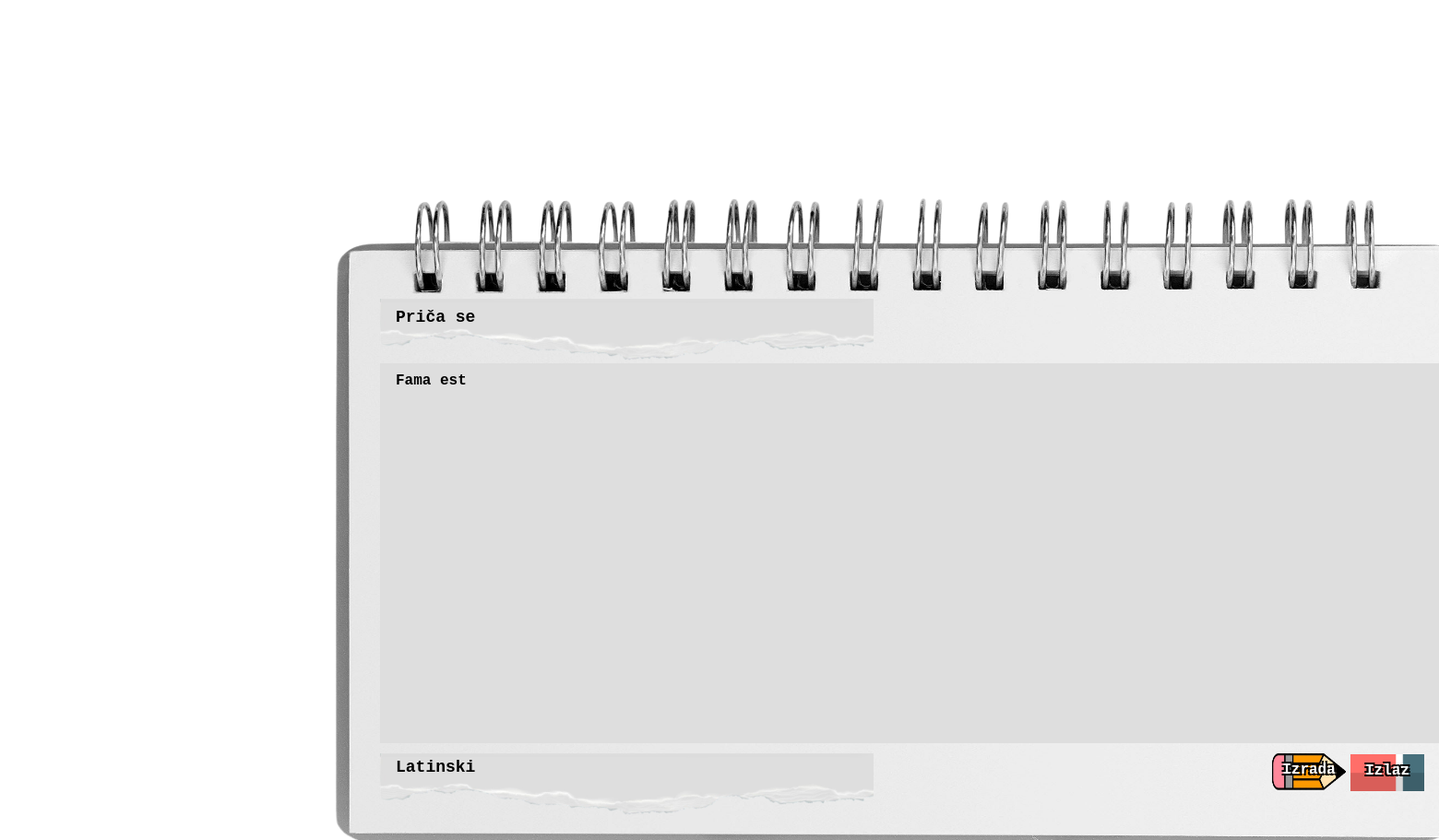
The page /uređivanje/27 on the database its author committed.
### app.py (models this page shows, shortened)
class FunctionSite(functionDatabase.Model):
    id = functionDatabase.Column(functionDatabase.Integer, primary_key=True)
    name = functionDatabase.Column(functionDatabase.String(30), nullable=False, default=' ')
    description = functionDatabase.Column(functionDatabase.String(600), nullable=False, default=' ')
    language = functionDatabase.Column(functionDatabase.String(12), nullable=False, default=' ')
    date_created = functionDatabase.Column(functionDatabase.DateTime, default=datetime.utcnow)
    bookmark = functionDatabase.Column(functionDatabase.Boolean, default=False)

### app.py (the view)
@app.route('/uređivanje/<int:id>', methods=['GET', 'POST'])
def open_edit(id):
    function_to_edit = FunctionSite.query.get_or_404(id)
    if request.method == 'POST':
        function_to_edit.description = request.form['description']
        function_to_edit.name = request.form['name']
        function_to_edit.language = request.form['language']
        try:
            functionDatabase.session.commit()
            return redirect('/')
        except:
            return 'Error: Uređivanje neuspješno :('
    else:
        return render_template('update.html', function=function_to_edit)

### templates/update.html (shortened to what this page needs)
{% extends 'base.html' %}
{% block body %}
<div class="create_pannel" style="padding-left: 20px;">
    <form action="/uređivanje/{{ function.id }}" method="POST">
        <input style="margin-top: 30px; width: 1102px; border-radius: 7px; z-index: 6; position: absolute;" type="search" class="small-input-field" placeholder="Naziv" maxlength="30" name="name" id="name" value="{{ function.name }}">
        <img src="../static/images/SearchBAR.png" style="position: absolute; width: 535px; height: 40; z-index: 5; margin-top: 30px;">
        <textarea rows="4" cols="121.5" class="description" placeholder="Opis (600 znakova)" maxlength="600" name="description" id="description" style="margin-top: 100px; position: absolute;">{{ function.description }}</textarea>
        <div class="create" style="margin-left: 967px; margin-top: 523px; position: absolute; cursor: pointer;">
            <img src="../static/images/CreateBTN.png" height="40px" width="80px" style="z-index: 4;">
            <span class="createtext" style="z-index: 5;">Izrada</span>
            <input type="submit" class="createbtn" style="color: transparent; position: absolute; background: transparent; border: none; outline: none; z-index: 6; margin-left: -80px;">
        </div>
        <div class="create" style="margin-left: 1052px; margin-top: 524px; position: absolute;">
            <a href="/zatvaranje">
                <img src="../static/images/eraser.png" height="40px" width="80px">
                <span class="createtext">Izlaz</span>
            </a>
        </div>
        <input style="margin-top: 523px; margin-right: 827px; width: 300px; border-radius: 7px; height: 30px; z-index: 6; position: absolute;" type="search" class="small-input-field" placeholder="Predmet" maxlength="12" name="language" id="language" value="{{ function.language }}">
        <img src="../static/images/SearchBAR.png" style="position: absolute; width: 535px; height: 40; z-index: 5; margin-top: 523px;">
    </form>
</div>
{% endblock %}

### static/css/main.css (style rules this page uses)
body { font-family: Consolas, Menlo, Monaco, Lucida Console, Liberation Mono, DejaVu Sans Mono, Bitstream Vera Sans Mono, Courier New, monospace, serif; background-image: url('../images/Background.jpg'); background-repeat: no-repeat; background-attachment: fixed; background-size: cover; }
form { margin-top: 20px; }
::placeholder { color: #4d4d4d; font-weight: bold; opacity: 1; }
.create { margin-left: 1182px; margin-top: 220px; position: absolute; }
.createbtn { text-align: center; background-color: #272727; border: 1px solid #3b3b3b; box-sizing: border-box; border-radius: 25px; height: 40px; padding-top: 9px; padding-bottom: 10px; padding-left: 16px; padding-right: 16px; font-weight: bolder; color: white; text-decoration: none; }
.createtext { text-align: center; position: absolute; top: 40%; left: 50%; transform: translate(-50%, -50%); font-weight: bolder; color: white; text-shadow: -2px -2px 0 #000, 2px -2px 0 #000, -2px 2px 0 #000, 2px 2px 0 #000; text-decoration: none; }
.small-input-field { height: 40px; padding-left: 17px; background: transparent; border: none; outline: none; font-size: large; font-family: Consolas, Menlo, Monaco, Lucida Console, Liberation Mono, DejaVu Sans Mono, Bitstream Vera Sans Mono, Courier New, monospace, serif; }
input, select, textarea { color: rgb(0, 0, 0); font-weight: bold; }
.create_pannel { position: absolute; margin-top: 266px; margin-left: 384px; width: 1152px; height: 648px; z-index: 5; background: transparent; }
.description { height: 400px; padding-left: 17px; padding-top: 10px; margin-top: 25px; background-color: #dedede; font-size: medium; font-family: Consolas, Menlo, Monaco, Lucida Console, Liberation Mono, DejaVu Sans Mono, Bitstream Vera Sans Mono, Courier New, monospace, serif; border: none; outline: none; color: #000000; }

### rows shown on the page
FunctionSite: name "Priča se", description "Fama est", language "Latinski"
